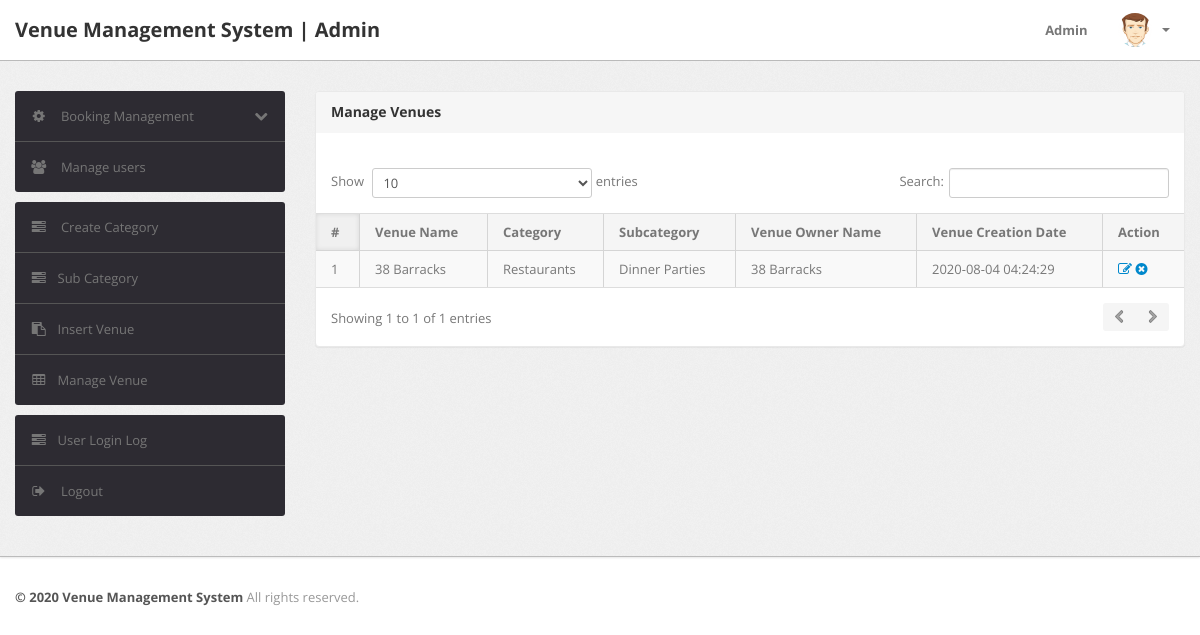
/admin/manage-products.php (signed in), run on the app's committed database.
### tables this page shows
CREATE TABLE `products` (
  `id` int(11) NOT NULL,
  `category` int(11) NOT NULL,
  `subCategory` int(11) DEFAULT NULL,
  `productName` varchar(255) DEFAULT NULL,
  `productCompany` varchar(255) DEFAULT NULL,
  `productPrice` int(11) DEFAULT NULL,
  `productPriceBeforeDiscount` int(11) DEFAULT NULL,
  `productDescription` longtext DEFAULT NULL,
  `productImage1` varchar(255) DEFAULT NULL,
  `productImage2` varchar(255) DEFAULT NULL,
  `productImage3` varchar(255) DEFAULT NULL,
  `shippingCharge` int(11) DEFAULT NULL,
  `productAvailability` varchar(255) DEFAULT NULL,
  `postingDate` timestamp NULL DEFAULT current_timestamp(),
  `updationDate` varchar(255) DEFAULT NULL
);

CREATE TABLE `category` (
  `id` int(11) NOT NULL,
  `categoryName` varchar(255) DEFAULT NULL,
  `categoryDescription` longtext DEFAULT NULL,
  `creationDate` timestamp NOT NULL DEFAULT current_timestamp(),
  `updationDate` varchar(255) DEFAULT NULL
);

CREATE TABLE `subcategory` (
  `id` int(11) NOT NULL,
  `categoryid` int(11) DEFAULT NULL,
  `subcategory` varchar(255) DEFAULT NULL,
  `creationDate` timestamp NULL DEFAULT current_timestamp(),
  `updationDate` varchar(255) DEFAULT NULL
);

### admin/manage-products.php (the view, shortened to what this page needs)
<?php
include('include/config.php');
if(strlen($_SESSION['alogin'])==0)
	{
header('location:index.php');
}
else{
?>
<!DOCTYPE html>
<html lang="en">
<head>
	<link type="text/css" href="bootstrap/css/bootstrap.min.css" rel="stylesheet">
	<link type="text/css" href="bootstrap/css/bootstrap-responsive.min.css" rel="stylesheet">
	<link type="text/css" href="css/theme.css" rel="stylesheet">
	<link type="text/css" href="images/icons/css/font-awesome.css" rel="stylesheet">
</head>
<body>
<?php include('include/header.php');?>
	<div class="wrapper">
		<div class="container">
			<div class="row">
<?php include('include/sidebar.php');?>
			<div class="span9">
					<div class="content">
	<div class="module">
							<div class="module-head">
								<h3>Manage Venues</h3>
							</div>
							<div class="module-body table">
									<br />
								<table cellpadding="0" cellspacing="0" border="0" class="datatable-1 table table-bordered table-striped	 display" width="100%">
									<thead>
										<tr>
											<th>#</th>
											<th>Venue Name</th>
											<th>Category </th>
											<th>Subcategory</th>
											<th>Venue Owner Name</th>
											<th>Venue Creation Date</th>
											<th>Action</th>
										</tr>
									</thead>
									<tbody>
<?php $query=mysqli_query($con,"select products.*,category.categoryName,subcategory.subcategory from products join category on category.id=products.category join subcategory on subcategory.id=products.subCategory");
$cnt=1;
while($row=mysqli_fetch_array($query))
{
?>
										<tr>
											<td><?php echo htmlentities($cnt);?></td>
											<td><?php echo htmlentities($row['productName']);?></td>
											<td><?php echo htmlentities($row['categoryName']);?></td>
											<td> <?php echo htmlentities($row['subcategory']);?></td>
											<td><?php echo htmlentities($row['productCompany']);?></td>
											<td><?php echo htmlentities($row['postingDate']);?></td>
											<td>
											<a href="edit-products.php?id=<?php echo $row['id']?>" ><i class="icon-edit"></i></a>
											<a href="manage-products.php?id=<?php echo $row['id']?>&del=delete" onClick="return confirm('Are you sure you want to delete?')"><i class="icon-remove-sign"></i></a></td>
										</tr>
										<?php $cnt=$cnt+1; } ?>
								</table>
							</div>
						</div>
					</div>
				</div>
			</div>
		</div>
	</div>
<?php include('include/footer.php');?>
</body>
<?php } ?>

### data on the page
products: productName "38 Barracks", category.categoryName "Restaurants", subcategory.subcategory "Dinner Parties", productCompany "38 Barracks", postingDate "2020-08-04 04:24:29"
